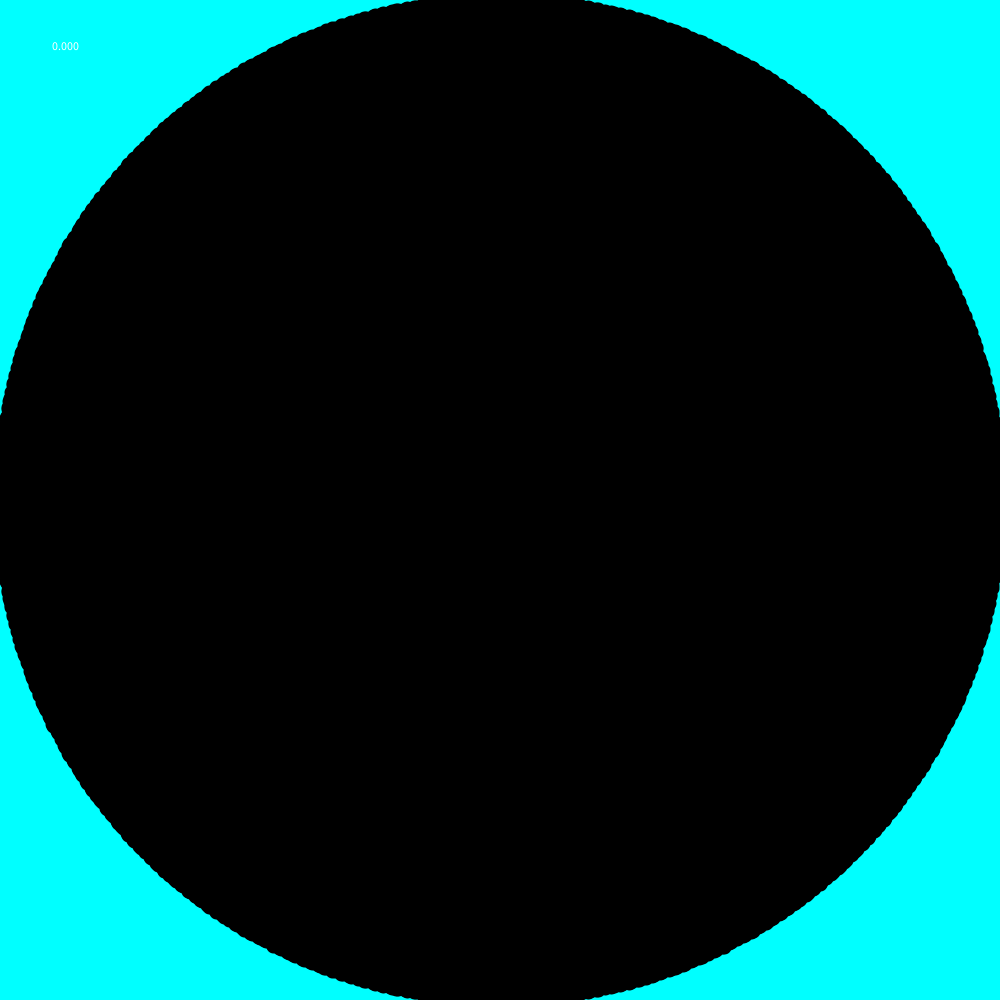
Frame 1 (no input)
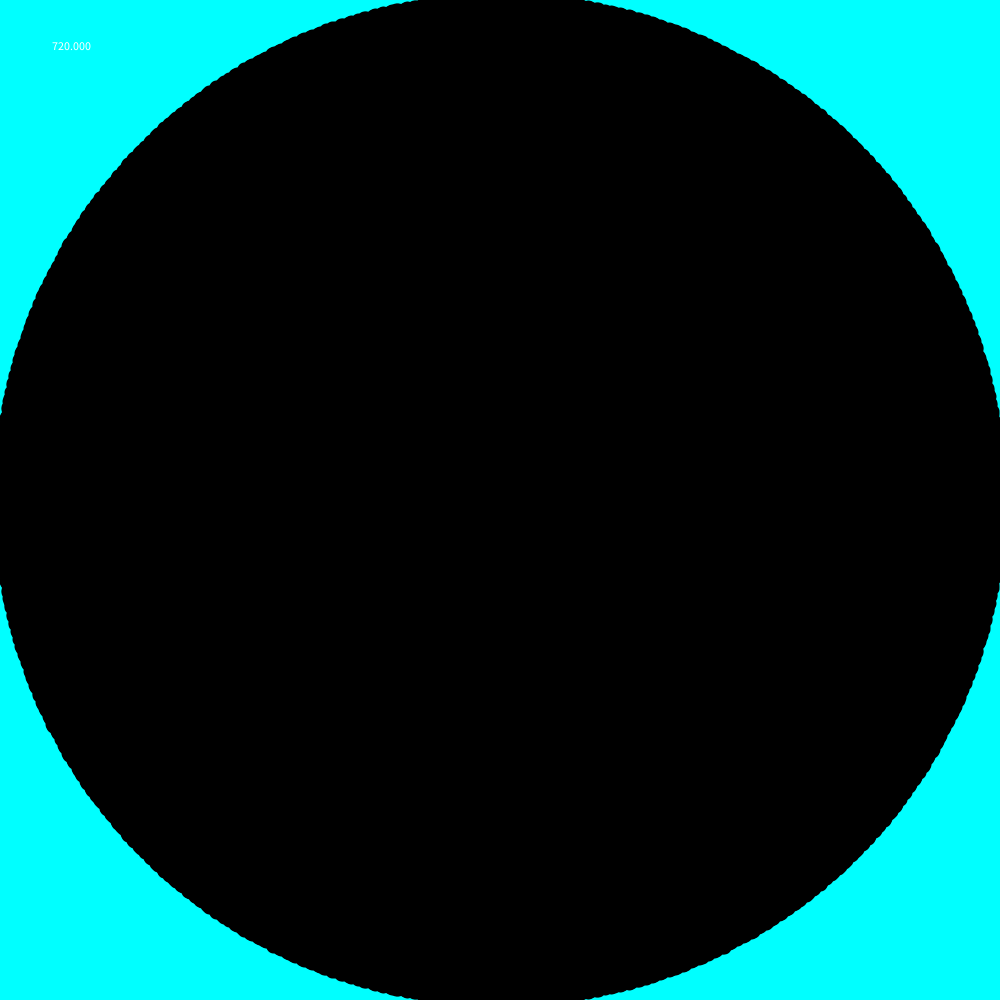
Frame 60 (the mouse pressed at the canvas centre just before this capture)
Frame 120 (the mouse held since frame 60 and released just before this capture): identical to frame 60, image omitted

The Processing sketch that drew these frames (run headless with seeded random() and noise(); from frame 60 on, the mouse is pressed at the canvas centre):

// Processing sketch: Data_Visualization
// ── Data_Visualization.pde
//Input Variables
float[] data = {7, 5, 4, 3, 6}; //Insert Data
String chart_type = "Pie";
/*Write which data chart you want:
-Bar
-Pie
*/
int[][] colors = {{0,0,0},{255,0,0},{0,255,0},{0,0,255},{0,255,0}};
/*
Write the colors in RGB.
*/
//Other Variables
int xpos = 0;
int dvar = 0;
int cdeg = 0;
FloatList percentages;
int total = 0;
float totsf = 0;
void setup(){
  size(1000,1000);
  percentages = new FloatList();
  for(int i = 0; i < data.length; i++){
    total += data[i];
  }
  for(int i = 0; i < data.length; i++){
    percentages.append((data[i]*100)/total);
  }
}
void draw(){
  background(0,255,255);
  //text(total+"  "+data[0]+"  "+percentages.get(0),50,50);
  text(totsf,50,50);
  if(chart_type == "Bar"){
    noStroke();
    fill(colors[0][0],colors[0][1],colors[0][2]);
    dvar = 0;
    xpos = 0;
    xpos += width/((data.length+1)*2);
    for(int i = 0; i < data.length; i++){
      rect(xpos,0,width/((data.length+1)*2),height/max(data)*data[dvar]);
      xpos += width/(data.length+1);
      dvar += 1;
    }
  }
  else if(chart_type == "Pie"){
    strokeWeight(14);
    translate(width/2,height/2);
    cdeg = 0;
    for(int i = 0; i < 720; i++){
      cdeg += 1;
      rotate(0.5);
      totsf = 0;
      boolean chosen = false;
      for(int j = 0; j < data.length; j++){
        totsf += percentages.get(j)*7.2;
      if(totsf < cdeg && chosen == false){
        stroke(colors[j][0],colors[j][1],colors[j][2]);
        chosen = true;
      }
      }
      line(0,0,0,min(height,width)/2);
    }
  }
}
